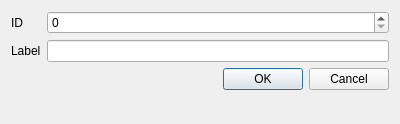
<?xml version="1.0" encoding="UTF-8"?>
<ui version="4.0">
 <class>NodeDicioDialog</class>
 <widget class="QDialog" name="NodeDicioDialog">
  <property name="geometry">
   <rect>
    <x>0</x>
    <y>0</y>
    <width>400</width>
    <height>124</height>
   </rect>
  </property>
  <property name="windowTitle">
   <string>Dialog</string>
  </property>
  <layout class="QFormLayout" name="formLayout">
   <item row="0" column="0">
    <widget class="QLabel" name="idLabel">
     <property name="text">
      <string>ID</string>
     </property>
    </widget>
   </item>
   <item row="0" column="1">
    <widget class="QSpinBox" name="idEdit"/>
   </item>
   <item row="1" column="0">
    <widget class="QLabel" name="altLabel">
     <property name="text">
      <string>Label</string>
     </property>
    </widget>
   </item>
   <item row="1" column="1">
    <widget class="QLineEdit" name="altEdit"/>
   </item>
   <item row="2" column="0" colspan="2">
    <widget class="QDialogButtonBox" name="okBox">
     <property name="orientation">
      <enum>Qt::Horizontal</enum>
     </property>
     <property name="standardButtons">
      <set>QDialogButtonBox::Cancel|QDialogButtonBox::Ok</set>
     </property>
    </widget>
   </item>
  </layout>
 </widget>
 <resources/>
 <connections>
  <connection>
   <sender>okBox</sender>
   <signal>accepted()</signal>
   <receiver>NodeDicioDialog</receiver>
   <slot>accept()</slot>
   <hints>
    <hint type="sourcelabel">
     <x>248</x>
     <y>254</y>
    </hint>
    <hint type="destinationlabel">
     <x>157</x>
     <y>274</y>
    </hint>
   </hints>
  </connection>
  <connection>
   <sender>okBox</sender>
   <signal>rejected()</signal>
   <receiver>NodeDicioDialog</receiver>
   <slot>reject()</slot>
   <hints>
    <hint type="sourcelabel">
     <x>316</x>
     <y>260</y>
    </hint>
    <hint type="destinationlabel">
     <x>286</x>
     <y>274</y>
    </hint>
   </hints>
  </connection>
 </connections>
</ui>
